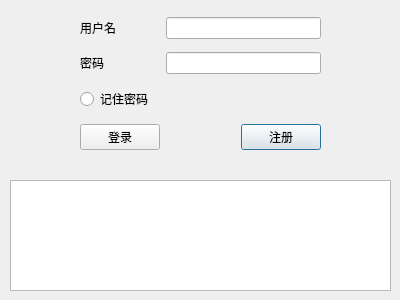
<?xml version="1.0" encoding="UTF-8"?>
<ui version="4.0">
 <class>dialog</class>
 <widget class="QDialog" name="dialog">
  <property name="geometry">
   <rect>
    <x>0</x>
    <y>0</y>
    <width>400</width>
    <height>300</height>
   </rect>
  </property>
  <property name="minimumSize">
   <size>
    <width>400</width>
    <height>300</height>
   </size>
  </property>
  <property name="maximumSize">
   <size>
    <width>400</width>
    <height>300</height>
   </size>
  </property>
  <property name="windowTitle">
   <string>Dialog</string>
  </property>
  <widget class="QTextBrowser" name="textBrowser">
   <property name="geometry">
    <rect>
     <x>10</x>
     <y>180</y>
     <width>381</width>
     <height>111</height>
    </rect>
   </property>
  </widget>
  <widget class="QWidget" name="">
   <property name="geometry">
    <rect>
     <x>80</x>
     <y>10</y>
     <width>241</width>
     <height>151</height>
    </rect>
   </property>
   <layout class="QGridLayout" name="gridLayout">
    <item row="1" column="0">
     <widget class="QLabel" name="label_2">
      <property name="text">
       <string>密码</string>
      </property>
     </widget>
    </item>
    <item row="1" column="1" colspan="2">
     <widget class="QLineEdit" name="lineEdit_2"/>
    </item>
    <item row="2" column="0" colspan="3">
     <widget class="QRadioButton" name="radioButton">
      <property name="text">
       <string>记住密码</string>
      </property>
     </widget>
    </item>
    <item row="3" column="2">
     <widget class="QPushButton" name="pushButton_2">
      <property name="text">
       <string>注册</string>
      </property>
     </widget>
    </item>
    <item row="0" column="0">
     <widget class="QLabel" name="label">
      <property name="text">
       <string>用户名</string>
      </property>
     </widget>
    </item>
    <item row="0" column="1" colspan="2">
     <widget class="QLineEdit" name="lineEdit"/>
    </item>
    <item row="3" column="0">
     <widget class="QPushButton" name="pushButton">
      <property name="text">
       <string>登录</string>
      </property>
     </widget>
    </item>
   </layout>
  </widget>
 </widget>
 <resources/>
 <connections/>
</ui>
